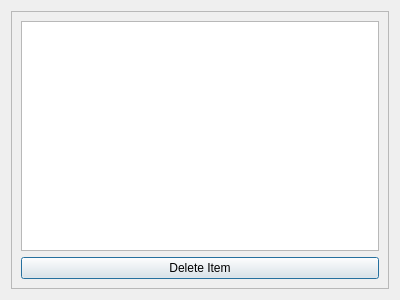
<?xml version="1.0" encoding="UTF-8"?>
<ui version="4.0">
 <class>Dialog</class>
 <widget class="QDialog" name="Dialog">
  <property name="geometry">
   <rect>
    <x>0</x>
    <y>0</y>
    <width>400</width>
    <height>300</height>
   </rect>
  </property>
  <property name="windowTitle">
   <string>Delete Item</string>
  </property>
  <layout class="QVBoxLayout" name="verticalLayout">
   <item>
    <widget class="QFrame" name="frame">
     <property name="frameShape">
      <enum>QFrame::StyledPanel</enum>
     </property>
     <property name="frameShadow">
      <enum>QFrame::Raised</enum>
     </property>
     <layout class="QVBoxLayout" name="verticalLayout_2">
      <item>
       <widget class="QListWidget" name="listWidget"/>
      </item>
      <item>
       <widget class="QPushButton" name="deleteItem">
        <property name="text">
         <string>Delete Item</string>
        </property>
       </widget>
      </item>
     </layout>
    </widget>
   </item>
  </layout>
 </widget>
 <resources/>
 <connections/>
</ui>
